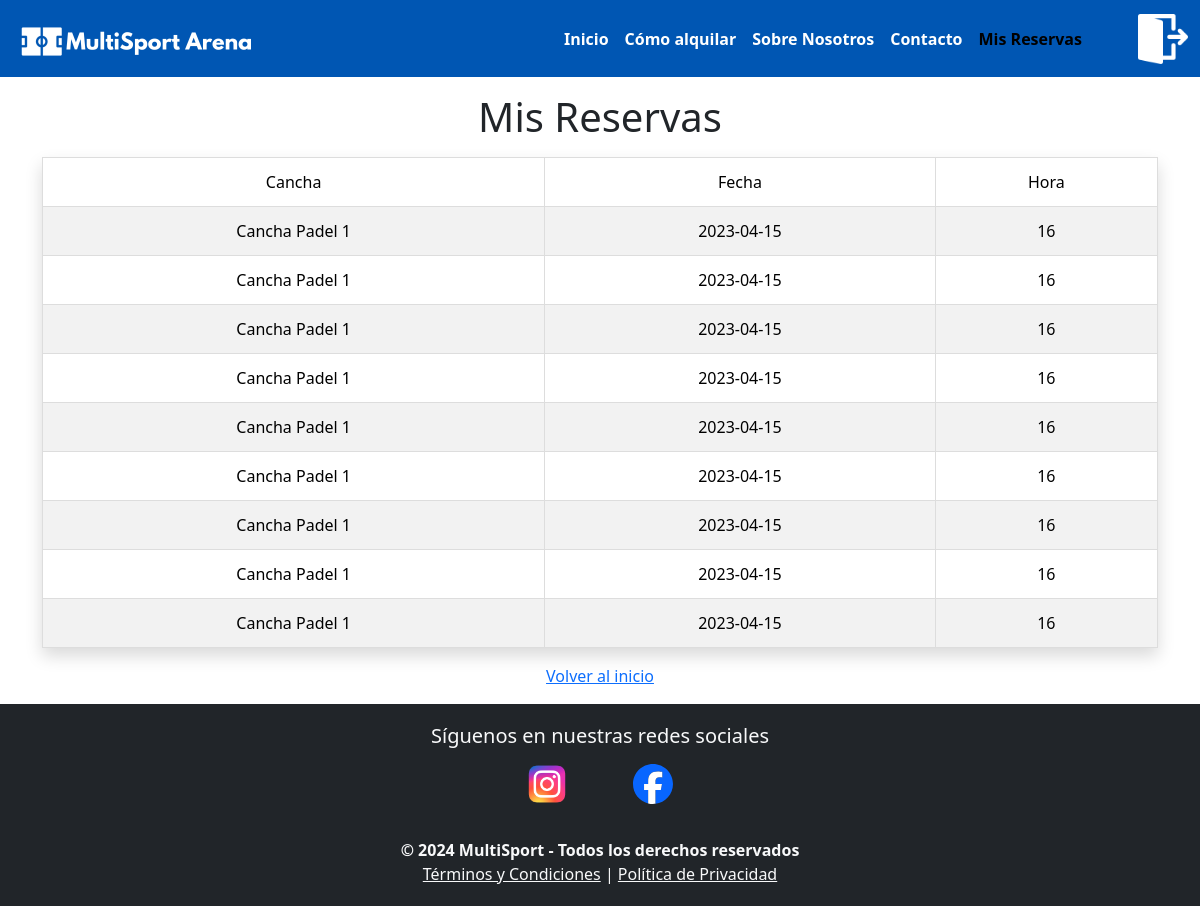
/mis_reservas (signed in), run on an earlier commit of the app's database.
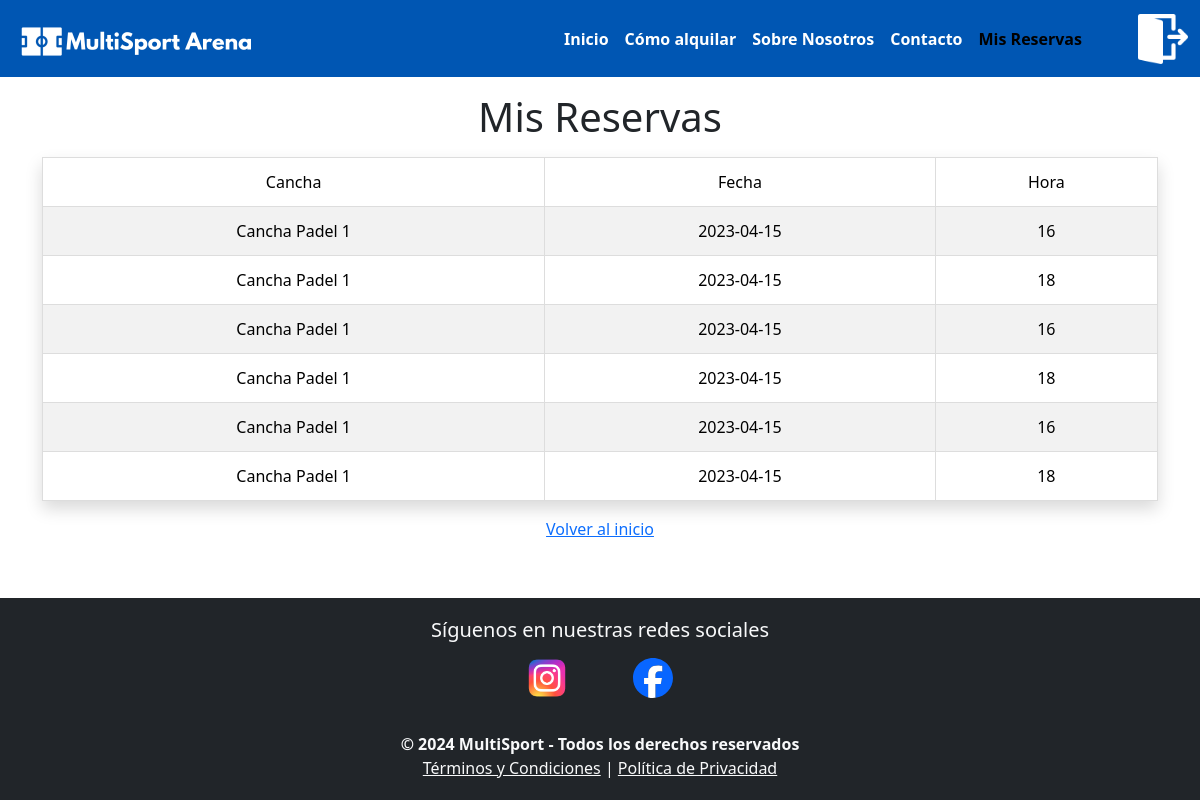
And on a later commit of the database.
### tables this page shows
CREATE TABLE Reservas (
            id_reserva INTEGER PRIMARY KEY AUTOINCREMENT,
            id_usuario INTEGER NOT NULL,
            id_cancha INTEGER NOT NULL,
            fecha TEXT NOT NULL,
            hora INTEGER NOT NULL,
            estado TEXT NOT NULL DEFAULT 'Por Confirmar',  -- 'Por Confirmar' o 'Confirmada'
            FOREIGN KEY (id_usuario) REFERENCES Usuarios (id_usuario),
            FOREIGN KEY (id_cancha) REFERENCES Canchas (id_cancha)
        );

CREATE TABLE Canchas (
            id_cancha INTEGER PRIMARY KEY AUTOINCREMENT,
            tipo TEXT NOT NULL,
            nombre TEXT NOT NULL
        );

### app.py (the view)
@app.route('/mis_reservas')
def mis_reservas():
    if 'user_id' not in session:
        return redirect(url_for('login'))
    conn = crear_conexion("reserva_canchas.db")
    reservas = obtener_reservas_por_usuario(conn, session['user_id'])
    conn.close()
    return render_template('mis_reservas.html', reservas=reservas)

### modelo/conexion.py (called while the page is built)
def crear_conexion(db_file):
    conn = None
    try:
        conn = sqlite3.connect(db_file)
        print(f"Conectado a la base de datos {db_file}")
        return conn
    except Error as e:
        print(f"Error al conectar con la base de datos: {e}")
    return conn

### modelo/reserva.py (called while the page is built)
def obtener_reservas_por_usuario(conn, id_usuario):
    cursor = conn.cursor()
    cursor.execute("""
        SELECT r.id_reserva, c.nombre AS cancha, r.fecha, r.hora
        FROM Reservas r
        JOIN Canchas c ON r.id_cancha = c.id_cancha
        WHERE r.id_usuario = ?
    """, (id_usuario,))
    return cursor.fetchall()

### templates/mis_reservas.html
{% include 'header.html' %}
<main class="container mt-3 mb-3">
    <h1 class="text-center mb-3">Mis Reservas</h1>
    {% if reservas %}
    <table class="table table-striped table-bordered shadow">
        <thead>
            <tr>
                <th>Cancha</th>
                <th>Fecha</th>
                <th>Hora</th>
            </tr>
        </thead>
        <tbody>
            {% for reserva in reservas %}
            <tr>
                <td>{{ reserva[1] }}</td>
                <td>{{ reserva[2] }}</td>
                <td>{{ reserva[3] }}</td>
            </tr>
            {% endfor %}
        </tbody>
    </table>
    {% else %}
        <p class="text-center">No tienes reservas realizadas.</p>
    {% endif %}
    <div class="text-center mt-3">
        <a href="{{ url_for('index') }}">Volver al inicio</a>
    </div>
</main>
{% include 'footer.html' %}

What changed in the data, as far as the page shows it:
removed Reservas: nombre "Cancha Padel 1", fecha "2023-04-15", hora "16"
removed Reservas: nombre "Cancha Padel 1", fecha "2023-04-15", hora "16"
removed Reservas: nombre "Cancha Padel 1", fecha "2023-04-15", hora "16"
changed Reservas (number 2 of 6 on the later page): hora "16" → "18"
changed Reservas (number 4 of 6 on the later page): hora "16" → "18"
changed Reservas (number 6 of 6 on the later page): hora "16" → "18"
